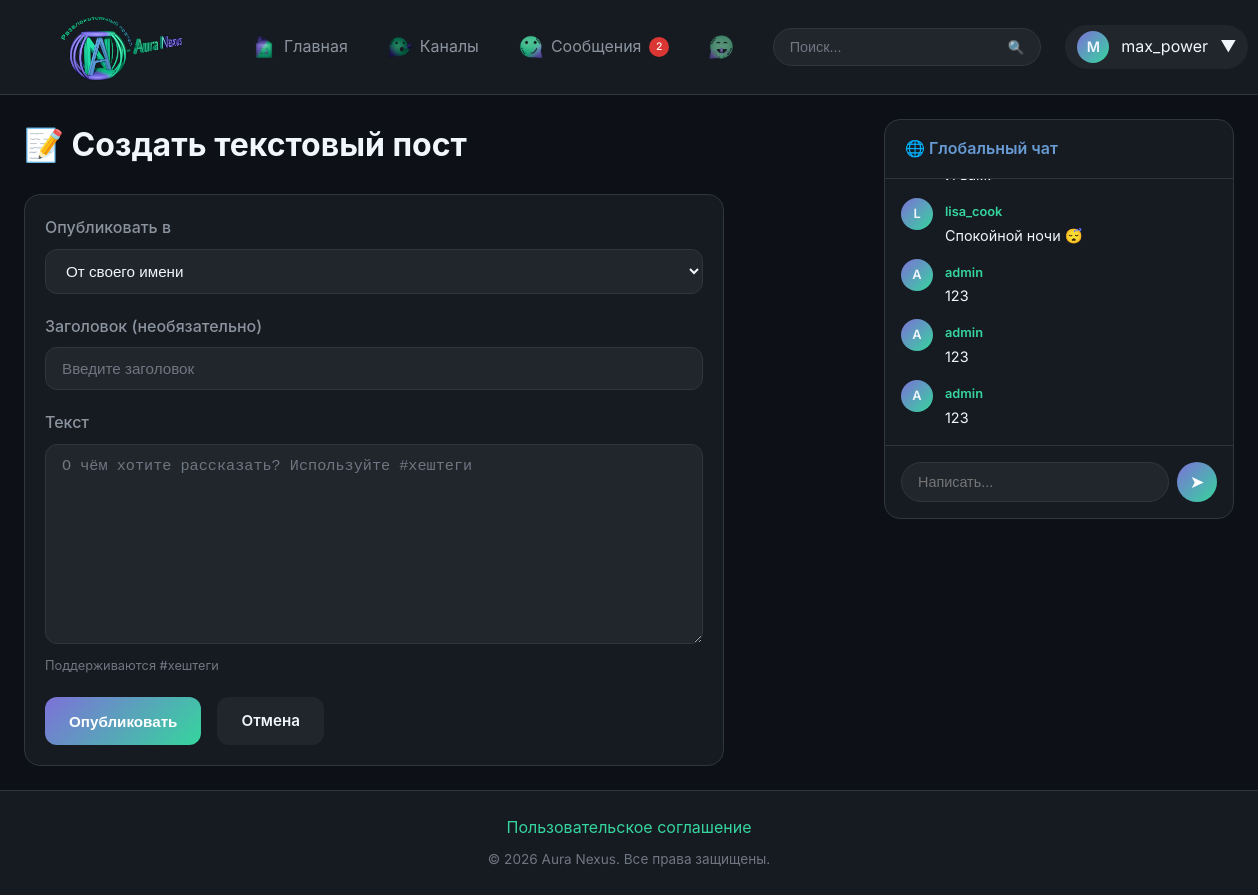
/create/post (signed in), run on the app's committed database.
### tables this page shows
CREATE TABLE users (
            id INTEGER PRIMARY KEY AUTOINCREMENT,
            username TEXT UNIQUE NOT NULL,
            email TEXT UNIQUE NOT NULL,
            password TEXT NOT NULL,
            role TEXT DEFAULT 'user',
            avatar TEXT,
            banner TEXT,
            bio TEXT,
            is_banned INTEGER DEFAULT 0,
            ban_until TEXT,
            ban_reason TEXT,
            created_at TEXT DEFAULT CURRENT_TIMESTAMP
        );

CREATE TABLE global_chat (
            id INTEGER PRIMARY KEY AUTOINCREMENT,
            user_id INTEGER NOT NULL,
            content TEXT NOT NULL,
            created_at TEXT DEFAULT CURRENT_TIMESTAMP,
            FOREIGN KEY (user_id) REFERENCES users(id)
        );

### app.py (the view, shortened to what this page needs)
@app.route('/create/post', methods=['GET', 'POST'])
@login_required
def create_post():
    user = get_current_user()
    conn = get_db()
    channels = conn.execute('SELECT * FROM channels WHERE creator_id = ?', (user['id'],)).fetchall()
    chat_messages = get_chat_messages()
    return render_template('create/post.html', channels=channels, chat_messages=chat_messages)

### app.py (called while the page is built, shortened)
def get_db():
    if 'db' not in g:
        g.db = sqlite3.connect(DATABASE, timeout=30)
        g.db.row_factory = sqlite3.Row
        g.db.execute('PRAGMA journal_mode=WAL')
        g.db.execute('PRAGMA busy_timeout=30000')
    return g.db

def get_current_user():
    if 'user_id' not in session:
        return None
    conn = get_db()
    user = conn.execute('SELECT * FROM users WHERE id = ?', (session['user_id'],)).fetchone()
    return user

def login_required(f):
    @wraps(f)
    def decorated(*args, **kwargs):
        if 'user_id' not in session:
            flash('Необходимо войти в аккаунт', 'danger')
            return redirect('/login')
        user = get_current_user()
        if user and isinstance(user, dict) and user.get('is_currently_banned'):
            session.clear()
            flash('Ваш аккаунт заблокирован', 'danger')
            return redirect('/login')
        return f(*args, **kwargs)
    return decorated

def get_chat_messages():
    conn = get_db()
    return conn.execute('''
        SELECT g.*, u.username, u.avatar
        FROM global_chat g
        JOIN users u ON g.user_id = u.id
        ORDER BY g.id DESC LIMIT 50
    ''').fetchall()[::-1]

def get_unread_notifications_count(user_id):
    conn = get_db()
    result = conn.execute('SELECT COUNT(*) as count FROM notifications WHERE user_id = ? AND is_read = 0', (user_id,)).fetchone()
    return result['count'] if result else 0

def get_unread_messages_count(user_id):
    conn = get_db()
    result = conn.execute('''
        SELECT COUNT(*) as count FROM messages m
        JOIN conversations c ON m.conversation_id = c.id
        WHERE (c.user1_id = ? OR c.user2_id = ?) AND m.sender_id != ? AND m.is_read = 0
    ''', (user_id, user_id, user_id)).fetchone()
    return result['count'] if result else 0

@app.context_processor
def inject_globals():
    user = get_current_user()
    notif_count = get_unread_notifications_count(user['id']) if user else 0
    msg_count = get_unread_messages_count(user['id']) if user else 0
    pending_reports = get_pending_reports_count() if user and user['role'] in ['admin', 'moderator'] else 0
    return {
        'current_user': user,
        'notification_count': notif_count,
        'message_count': msg_count,
        'pending_reports_count': pending_reports,
        'REACTION_TYPES': REACTION_TYPES,
        'REPORT_CATEGORIES': REPORT_CATEGORIES,
    }

### templates/create/post.html (shortened to what this page needs)
{% extends 'base.html' %}
{% block content %}
<div style="max-width: 700px;">
    <h1 style="margin-bottom: 1.5rem;">📝 Создать текстовый пост</h1>
    <div class="card">
        <div class="card-body">
            <form method="POST" action="/create/post">
                {% if channels %}
                <div class="form-group">
                    <label class="form-label">Опубликовать в</label>
                    <select name="channel_id" class="form-control">
                        <option value="">От своего имени</option>
                    </select>
                </div>
                {% endif %}
                <div class="form-group">
                    <label class="form-label">Заголовок (необязательно)</label>
                    <input type="text" name="title" class="form-control" placeholder="Введите заголовок">
                </div>
                <div class="form-group">
                    <label class="form-label">Текст</label>
                    <textarea name="content" class="form-control" placeholder="О чём хотите рассказать? Используйте #хештеги" required style="min-height: 200px;"></textarea>
                    <span class="form-hint">Поддерживаются #хештеги</span>
                </div>
                <div style="display: flex; gap: 1rem;">
                    <button type="submit" class="btn">Опубликовать</button>
                    <a href="/" class="btn btn-secondary">Отмена</a>
                </div>
            </form>
        </div>
    </div>
</div>
{% endblock %}

### templates/base.html (shortened to what this page needs)
<!DOCTYPE html>
<html lang="ru">
<head>
    <link rel="stylesheet" href="{{ url_for('static', filename='css/style.css') }}">
    <link href="https://cdn.quilljs.com/1.3.7/quill.snow.css" rel="stylesheet">
</head>
<body>
   <nav>
    <a href="/" class="logo">
        <img src="{{ url_for('static', filename='images/logo.png') }}" alt="Aura Nexus" class="logo-image"
             onerror="this.style.display='none'; this.nextElementSibling.style.display='flex';">
    </a>
    <div class="nav-links">
        <a href="/" class="nav-link {% if request.path == '/' %}active{% endif %}">
            <span class="nav-icon">
                <img src="{{ url_for('static', filename='images/icons/home.png') }}" alt=""
                     onerror="this.style.display='none'; this.nextElementSibling.style.display='inline';">
            </span>
            <span>Главная</span>
        </a>
        <a href="/channels" class="nav-link {% if '/channel' in request.path %}active{% endif %}">
            <span class="nav-icon">
                <img src="{{ url_for('static', filename='images/icons/channels.png') }}" alt=""
                     onerror="this.style.display='none'; this.nextElementSibling.style.display='inline';">
            </span>
            <span>Каналы</span>
        </a>
        {% if current_user %}
        <a href="/messages" class="nav-link {% if '/messages' in request.path %}active{% endif %}">
            <span class="nav-icon">
                <img src="{{ url_for('static', filename='images/icons/messages.png') }}" alt=""
                     onerror="this.style.display='none'; this.nextElementSibling.style.display='inline';">
            </span>
            <span>Сообщения</span>
            {% if message_count > 0 %}
            <span class="badge">{{ message_count }}</span>
            {% endif %}
        </a>
        <a href="/notifications" class="nav-link {% if '/notifications' in request.path %}active{% endif %}">
            <span class="nav-icon">
                <img src="{{ url_for('static', filename='images/icons/notifications.png') }}" alt=""
                     onerror="this.style.display='none'; this.nextElementSibling.style.display='inline';">
            </span>
        </a>
        {% endif %}
    </div>
    <div class="search-container">
        <form class="search-bar" action="/" method="GET">
            <input type="text" name="q" placeholder="Поиск..." value="{{ request.args.get('q', '') }}">
            <button type="submit">🔍</button>
        </form>
    </div>
    {% if current_user %}
    <div class="dropdown">
        <div class="nav-user">
            <div class="nav-user-avatar">
                {% if current_user.avatar %}
                <img src="{{ url_for('uploaded_file', filename=current_user.avatar) }}" alt="">
                {% else %}
                {{ current_user.username[0]|upper }}
                {% endif %}
            </div>
            <span>{{ current_user.username }}</span>
            <span>▼</span>
        </div>
    </div>
    {% endif %}
</nav>
    <div class="layout {% block layout_class %}{% endblock %}">
        <main class="main-content">
            {% block content %}{% endblock %}
        </main>
        {% if current_user and not hide_sidebar %}
        <aside class="sidebar">
            {% block sidebar %}
            <div class="card chat-box">
                <div class="card-header">
                    <h3 class="card-title">🌐 Глобальный чат</h3>
                </div>
                <div class="chat-messages" id="global-chat-messages">
                    {% for msg in chat_messages %}
                    <div class="chat-message" data-message-id="{{ msg.id }}">
                        <div class="chat-message-avatar">
                            {% if msg.avatar %}
                            <img src="{{ url_for('uploaded_file', filename=msg.avatar) }}" alt="">
                            {% else %}
                            {{ msg.username[0]|upper }}
                            {% endif %}
                        </div>
                        <div class="chat-message-content">
                            <a href="/profile/{{ msg.username }}" class="chat-message-author">{{ msg.username }}</a>
                            <div class="chat-message-text">{{ msg.content }}</div>
                        </div>
                    </div>
                    {% else %}
                    <div class="empty-state" style="padding: 2rem;">
                        <p>Сообщений пока нет</p>
                    </div>
                    {% endfor %}
                </div>
                <form class="chat-input" id="global-chat-form" action="/api/global_chat" method="POST">
                    <input type="text" name="content" id="global-chat-input" placeholder="Написать..." autocomplete="off" required>
                    <button type="submit">➤</button>
                </form>
            </div>
            {% endblock %}
        </aside>
        {% endif %}
    </div>
    <footer>
        <a href="/user_agreement">Пользовательское соглашение</a>
        <p>&copy; 2026 Aura Nexus. Все права защищены.</p>
    </footer>
</body>
</html>

### data on the page
users: username "M", username "max_power"
global_chat: username "L", username "lisa_cook", content "Спокойной ночи 😴"
global_chat: username "A", username "admin", content "123"
global_chat: username "A", username "admin", content "123"
global_chat: username "A", username "admin", content "123"

### other printed values
{{ message_count }} "2"
